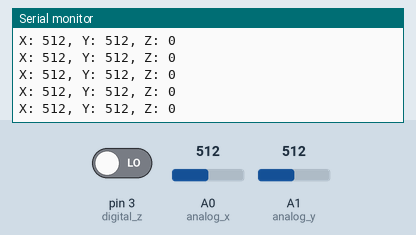
Recording of a sketch running on a simulated Arduino Uno, built with avr-gcc and run on an emulated ATmega328P. Shown: the last lines printed to the serial monitor. The inputs (shaded band) are chosen by the test bench; at power-on: A0 (analog_x) = 512, A1 (analog_y) = 512, pin 3 (digital_z) LOW.

Above: at 1.2 s.
1.3 s: A0 (analog_x) set to 716
At 1.56 s:
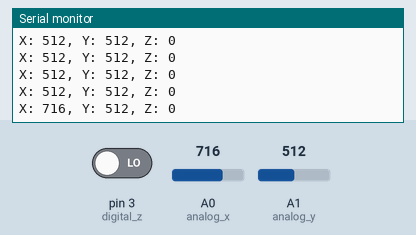
2.8 s: A1 (analog_y) set to 716
At 2.97 s:
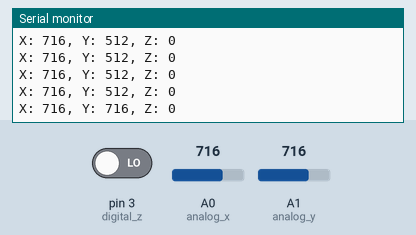
4.3 s: pin 3 (digital_z) driven HIGH
At 4.57 s:
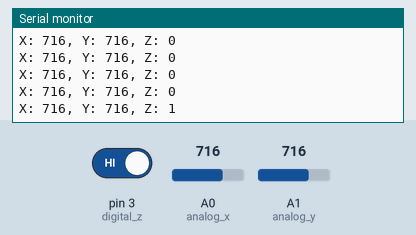
5.8 s: A0 (analog_x) set to 900
At 5.98 s:
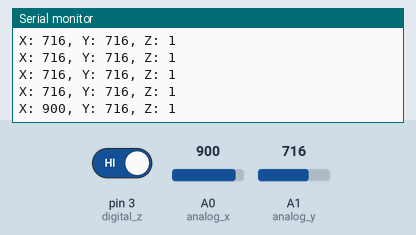
7.3 s: A1 (analog_y) set to 900
At 7.38 s:
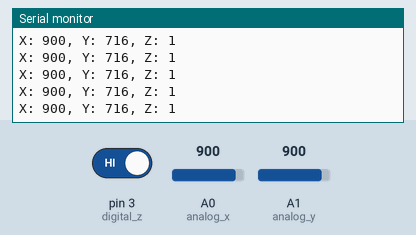
8.8 s: pin 3 (digital_z) driven LOW
At 8.99 s:
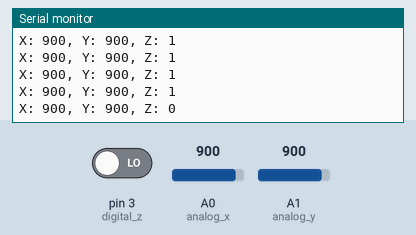
Timing chart, 0 to 11.3 s (numbered marks = the images above; inputs shaded):
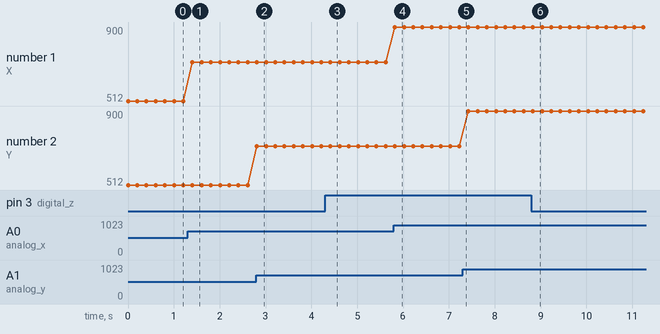

The sketch:

_______.ino
```cpp
#include <SoftwareSerial.h>

int analog_x = A0;
int analog_y = A1;
int digital_z = 3;

void setup() {
    Serial.begin(9600);
    pinMode(analog_x, INPUT_PULLUP);
    pinMode(analog_y, INPUT_PULLUP);
    pinMode(digital_z, INPUT);
}

void loop() {
    int val_x_a0;
    int val_y_a1;
    int val_z_13;

    val_x_a0 = analogRead(analog_x);
    val_y_a1 = analogRead(analog_y);
    val_z_13 = digitalRead(digital_z);

    Serial.print("X: ");
    Serial.print(val_x_a0);
    Serial.print(", Y: ");
    Serial.print(val_y_a1);
    Serial.print(", Z: ");
    Serial.println(val_z_13);
    delay(200);
}
```

Measured:
- after the input at 1.3 s, the serial monitor: prints a new line after 0.11 s (image 1)
- after the input at 2.8 s, the serial monitor: prints a new line at once (image 2)
- after the input at 4.3 s, the serial monitor: prints a new line after 0.12 s (image 3)
- after the input at 5.8 s, the serial monitor: prints a new line at once (image 4)
- after the input at 8.8 s, the serial monitor: prints a new line at once (image 6)
- plotted number 1: 512 → 716 after the input at 1.3 s, 716 → 900 after the input at 5.8 s
